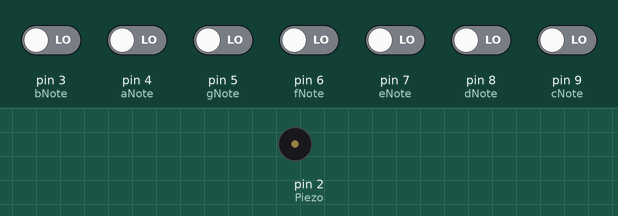
This sketch was run on a simulated Arduino Uno, built with avr-gcc and run on an emulated ATmega328P. Shown: buzzer (waves = sounding). The inputs (shaded band) are chosen by the test bench; at power-on: pin 3 (bNote), pin 4 (aNote), pin 5 (gNote), pin 6 (fNote), pin 7 (eNote), pin 8 (dNote), pin 9 (cNote) LOW. What the sketch prints to the serial monitor is not drawn.

Above: at 1.2 s.
1.3 s: pin 3 (bNote) driven HIGH
At 1.8 s:
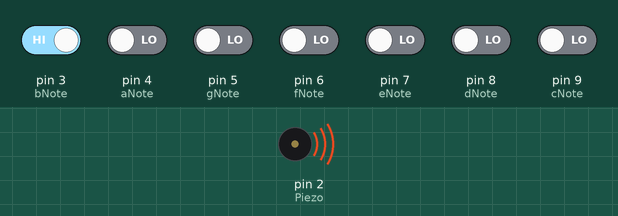
2.8 s: pin 3 (bNote) driven LOW
At 3.2 s:
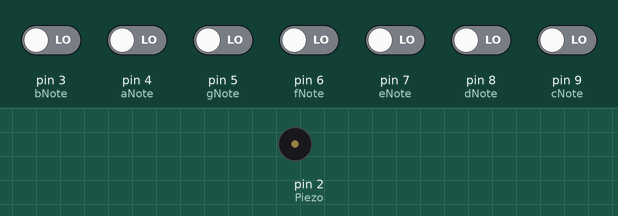
4.3 s: pin 4 (aNote) driven HIGH
At 5.0 s:
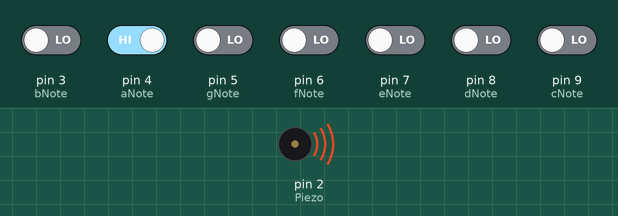
Timing chart, 0 to 7.3 s (numbered marks = the images above; inputs shaded):
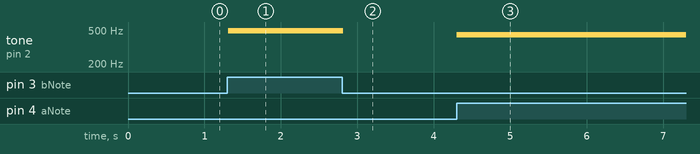

Measured:
- after the input at 1.3 s, tone on pin 2 (Piezo): silent → 493 Hz at once
- after the input at 2.8 s, tone on pin 2 (Piezo): 493 Hz → silent at once
- after the input at 4.3 s, tone on pin 2 (Piezo): silent → 440 Hz at once

The sketch:

piano.ino
```cpp
int cNote = 9;
int dNote = 8;
int eNote = 7;
int fNote = 6;
int gNote = 5;
int aNote = 4;
int bNote = 3;
int Piezo = 2;
double c = 261.63;// the frequency of note c
double d = 293.66;// the frequency of note d
double e = 329.63;// the frequency of note e
double f = 349.23;// the frequency of note f
double g = 392;// the frequency of note g
double a = 440;// the frequency of note a
double b = 493.88;// the frequency of note b
void setup()
{
  pinMode(cNote, INPUT);
  pinMode(dNote, INPUT);
  pinMode(eNote, INPUT);
  pinMode(fNote, INPUT);
  pinMode(gNote, INPUT);
  pinMode(aNote, INPUT);
  pinMode(bNote, INPUT);
  pinMode(Piezo, OUTPUT);
  Serial.begin(9600);
}

void loop()
{

  Serial.println(digitalRead(cNote));
  Serial.println(digitalRead(dNote));
  Serial.println(digitalRead(eNote));
  Serial.println(digitalRead(fNote));
  Serial.println(digitalRead(gNote));
   Serial.println(digitalRead(aNote));
   Serial.println(digitalRead(bNote));
  if (digitalRead(cNote) == 1) {
    tone(Piezo, c, 250);	// plays note c
  }else if (digitalRead(dNote) == 1) {
    tone(Piezo, d, 250);	// plays note d
  }else if (digitalRead(eNote) == 1) {
    tone(Piezo, e, 250);	// plays note e
  }else if (digitalRead(fNote) == 1) {
    tone(Piezo, f, 250);	// plays note f
  }else if (digitalRead(gNote) == 1) {
    tone(Piezo, g, 250);	// plays note g
  }else if (digitalRead(aNote) == 1) {
    tone(Piezo, a, 250);	// plays note a
  }else if (digitalRead(bNote) == 1) {
    tone(Piezo, b, 250);	// plays note b
  } else {
    noTone(Piezo);
  }
  delay(10);
}
```
